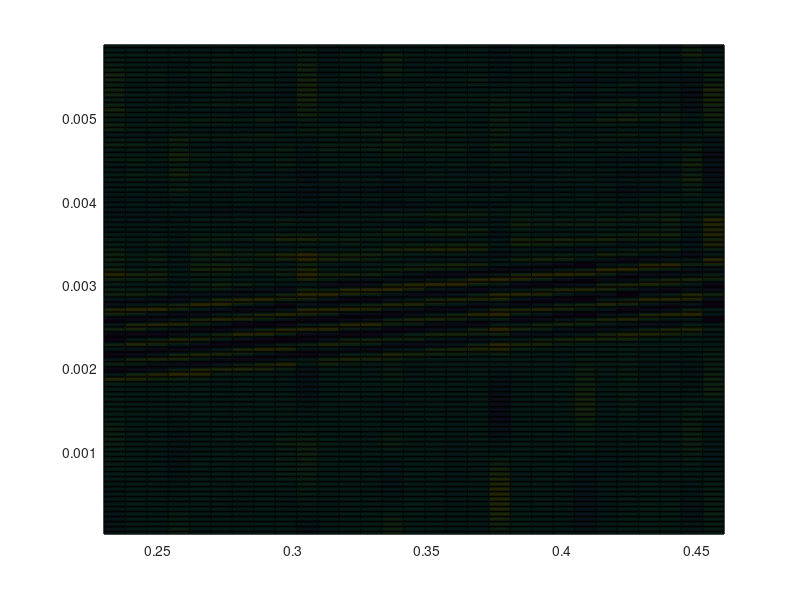

Write MATLAB code to recreate this figure. (Note: this script raises an error after producing the figure.)
clear all; close all; clc;


load('lab5pt2.mat');

data = zeros(588, 30);

for i = 1:30
   
        
    sig = recMatrix_sig(:, i, 9);
    norsig = sig/max(sig);
    
    data(:, i) = norsig;

   
end

y = (1:588)/100000;
x = linspace(0.46, 0.23, 30);

figure(1);
s = pcolor(x, y, data); hold on;
s.FaceColor = 'interp';
shading flat;
colorbar;
xlabel('Distance in x-axis (m)');
ylabel('Time (s)');


ss = 1/340;

plot(x, x*ss + 0.001, 'r-', 'LineWidth', 1.5);
legend('Sound Distribution', 'Theoretical Speed of Sound', 'Location', 'northwest');